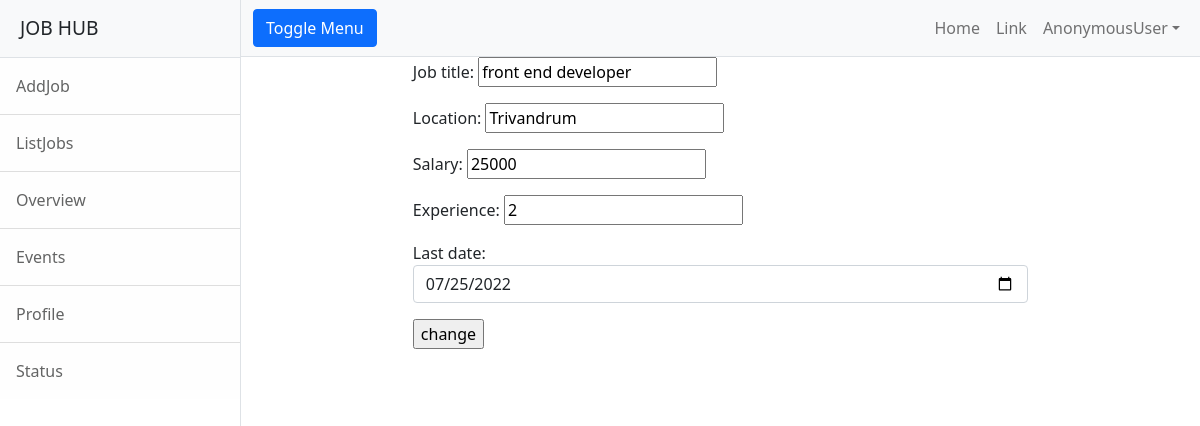
Page /employerr/jobs/change/3 on the committed database.
### employerr/models.py (models this page shows, shortened)
class Jobs(models.Model):
    job_title=models.CharField(max_length=150)
    company=models.ForeignKey(User,on_delete=models.CASCADE,related_name="company")
    location=models.CharField(max_length=120)
    salary=models.PositiveIntegerField(null=True)
    experience=models.PositiveIntegerField(default=0)
    created_date=models.DateField(auto_now_add=True)
    last_date=models.DateField(null=True)
    active_status=models.BooleanField(default=True)

### employerr/views.py (the view)
# urls.py: path("jobs/change/<int:id>",views.JobEditView.as_view(),name="emp-editjob"),
class JobEditView(UpdateView):
    model = Jobs
    form_class = JobForm
    template_name = 'emp-editjob.html'
    success_url = reverse_lazy('emp-alljobs')
    pk_url_kwarg = "id"

### employerr/forms.py
class JobForm(forms.ModelForm):
    class Meta:
        model=Jobs
        exclude=("company","created_date","active_status")
        widgets={
            "last_date":forms.DateInput(attrs={"class":"form-control","type":"date"})
        }

### employerr/templates/emp-editjob.html (shortened to what this page needs)
{%extends 'base.html' %}
{%block body_block%}
<div class="row">
    <div class="col-2">
    </div>
    <div class="col-8">
        <form action="" method="post">
            {{form.as_p}}
            <input type="submit" value="change">
        </form>
    </div>
    <div class="col-2">
    </div>
</div>
{%endblock%}

### rows in the picture
Jobs: job_title "front end developer", location "Trivandrum", salary "25000", experience "2", last_date "07/25/2022"

### other values in the picture
{{ request.user }} "AnonymousUser"
